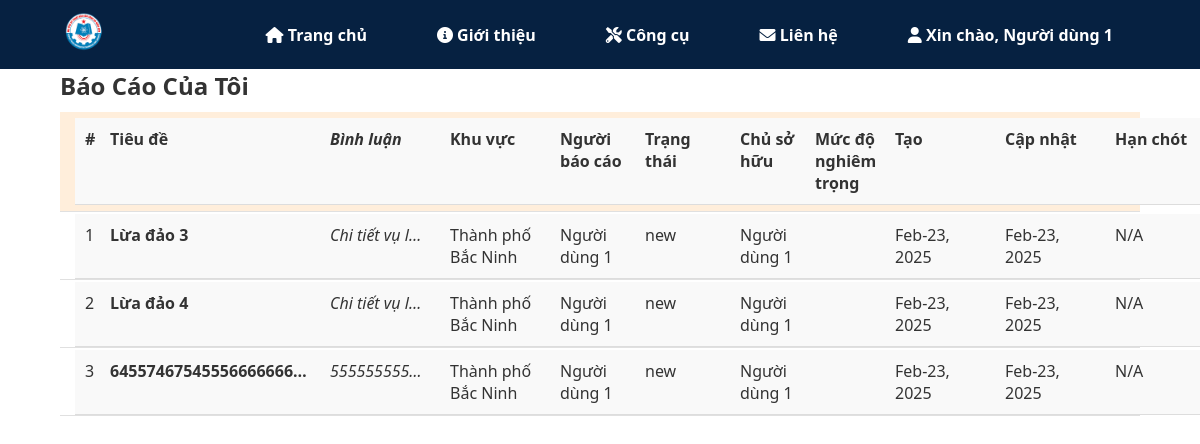
Before: /reports/my_reports (signed in) with the older database file.
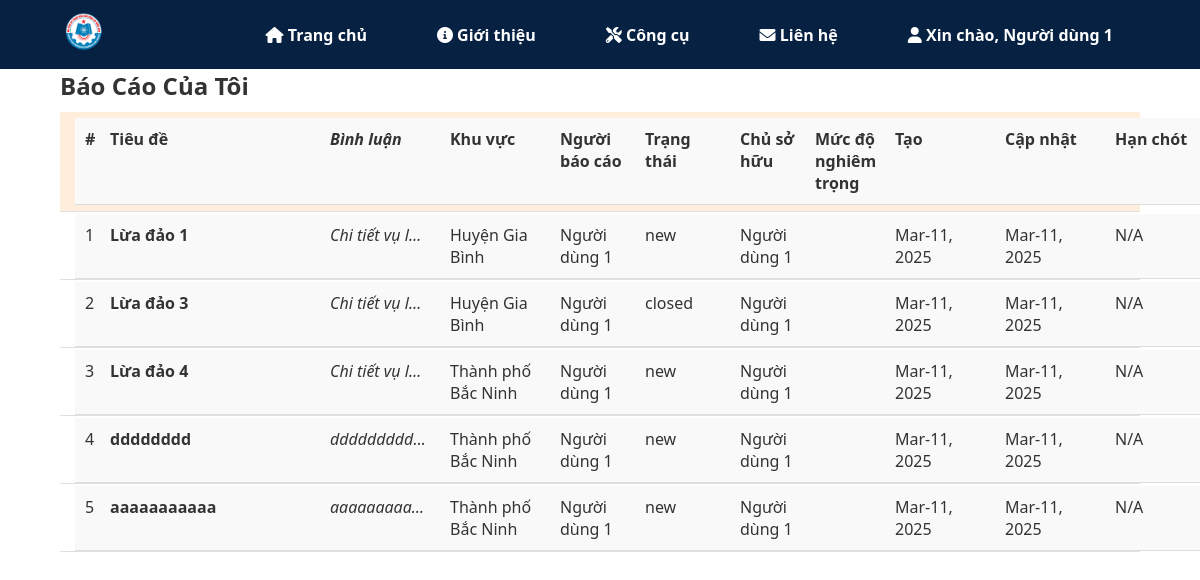
After: the same page with the newer database file.
### asrp/models.py (models this page shows, shortened)
class Report(db.Model):
    __tablename__ = 'reports'
    id = db.Column(db.Integer, primary_key=True)
    user_id = db.Column(db.Integer, db.ForeignKey('users.id'), nullable=False)
    area_id = db.Column(db.Integer, db.ForeignKey('areas.id'), nullable=False)
    title = db.Column(db.String(200), nullable=False)
    description = db.Column(db.Text, nullable=False)
    latitude = db.Column(db.Float, nullable=True)
    longitude = db.Column(db.Float, nullable=True)
    date_submitted = db.Column(db.DateTime, default=datetime.utcnow, nullable=False)
    status = db.Column(
        db.Enum('new', 'in_progress', 'closed', 'resolved'),
        default='new',
        nullable=False
    )
    assigned_officer_id = db.Column(db.Integer, db.ForeignKey('users.id'), nullable=True)
    created_at = db.Column(db.DateTime, default=datetime.utcnow, nullable=False)
    updated_at = db.Column(
        db.DateTime,
        default=datetime.utcnow,
        onupdate=datetime.utcnow,
        nullable=False
    )
    user = relationship('User', foreign_keys=[user_id], back_populates='reports')
    assigned_officer = db.relationship('User', foreign_keys=[assigned_officer_id])
    area = db.relationship(
        'Area',
        backref='reports',
        lazy='joined'
    )
    attachments = db.relationship('Attachment', backref='report', lazy='select')

class Area(db.Model):
    __tablename__ = 'areas'
    id = db.Column(db.Integer, primary_key=True)
    name = db.Column(db.String(150), nullable=False)
    description = db.Column(db.Text, nullable=True)

class User(UserMixin, db.Model):
    __tablename__ = 'users'
    id = db.Column(db.Integer, primary_key=True)
    username = db.Column(db.String(64), index=True, unique=True)
    email = db.Column(db.String(120), index=True, unique=True)
    password_hash = db.Column(db.String(128))
    full_name = db.Column(db.String(150), nullable=False)
    phone_number = db.Column(db.String(20), nullable=False)
    role = db.Column(
        db.Enum('user', 'police_officer', 'admin'),
        default='user',
        nullable=False
    )
    unit_id = db.Column(db.Integer, db.ForeignKey('units.id'), nullable=True)
    date_joined = db.Column(db.DateTime, default=datetime.utcnow, nullable=False)
    is_active = db.Column(db.Boolean, default=True, nullable=False)
    personal_photo = db.Column(db.String(200), nullable=True)
    id_card_photo = db.Column(db.String(200), nullable=True)
    additional_info = db.Column(db.Text, nullable=True)
    verification_status = db.Column(
        db.Enum('pending', 'verified', 'rejected'),
        default='pending',
        nullable=False
    )
    reports = relationship('Report', foreign_keys='Report.user_id', back_populates='user')
    unit = db.relationship('Unit', backref='members', lazy='joined')
    authored_contents = db.relationship('Content', backref='author', lazy='dynamic')

### asrp/blueprints/report/routes.py (the view)
@report_bp.route('/my_reports', methods=['GET'])
@login_required
def my_reports():
    user_reports = Report.query.filter_by(user_id=current_user.id).all()
    return render_template('report/my_reports.html', reports=user_reports)

### asrp/templates/report/my_reports.html
{% extends "base.html" %}
{% block content %}
<div class="container mt-5">
    <h2 class="text-center mb-4">Báo Cáo Của Tôi</h2>
    <div class="container-fluid statistics-table" style="margin-top: 10px">
        <div class="table-row header">
            <div class="column index">#</div>
            <div class="wrapper attributes">
                <div class="wrapper title-comment-module-reporter">
                    <div class="wrapper title-comment">
                        <div class="column title">Tiêu đề</div>
                        <div class="column comment">Bình luận</div>
                    </div>
                    <div class="wrapper module-reporter">
                        <div class="column module">Khu vực</div>
                        <div class="column reporter">Người báo cáo</div>
                    </div>
                </div>
                <div class="wrapper status-owner-severity">
                    <div class="wrapper status-owner">
                        <div class="column status">Trạng thái</div>
                        <div class="column owner">Chủ sở hữu</div>
                    </div>
                    <div class="column severity">Mức độ nghiêm trọng</div>
                </div>
            </div>
            <div class="wrapper dates">
                <div class="column date">Tạo</div>
                <div class="column date">Cập nhật</div>
                <div class="column date">Hạn chót</div>
            </div>
        </div>
        {% for report in reports %}
        <div class="table-row">
            <div class="column index">{{ loop.index }}</div>
            <div class="wrapper attributes">
                <div class="wrapper title-comment-module-reporter">
                    <div class="wrapper title-comment">
                        <div class="column title">{{ report.title }}</div>
                        <div class="column comment">{{ report.description }}</div>
                    </div>
                    <div class="wrapper module-reporter">
                        <div class="column module">{{ report.area.name }}</div>
                        <div class="column reporter">{{ report.user.full_name }}</div>
                    </div>
                </div>
                <div class="wrapper status-owner-severity">
                    <div class="wrapper status-owner">
                        <div class="column status"><span class="label label-primary">{{ report.status }}</span></div>
                        <div class="column owner">{{ report.user.full_name }}</div>
                    </div>
                    <div class="column severity">{{ report.severity }}</div>
                </div>
            </div>
            <div class="wrapper dates">
                <div class="column date">{{ report.date_submitted.strftime('%b-%d, %Y') }}</div>
                <div class="column date">{{ report.updated_at.strftime('%b-%d, %Y') }}</div>
                <div class="column date">{{ report.due_date.strftime('%b-%d, %Y') if report.due_date else 'N/A' }}</div>
            </div>
        </div>
        {% endfor %}
    </div>
</div>
{% endblock %}

Changed rows visible on the page:
removed Report: title "64557467545556666666…", description "555555555…", area.name "Thành phố Bắc Ninh", user.full_name "Người dùng 1", status "new", date_submitted "Feb-23, 2025", updated_at "Feb-23, 2025", due_date "N/A"
now on this page (row edited): Report: title "Lừa đảo 1", description "Chi tiết vụ l…", area.name "Huyện Gia Bình", user.full_name "Người dùng 1", status "new", date_submitted "Mar-11, 2025", updated_at "Mar-11, 2025", due_date "N/A"
changed Report "Lừa đảo 3": area.name "Thành phố Bắc Ninh" → "Huyện Gia Bình"; status "new" → "closed"; date_submitted "Feb-23, 2025" → "Mar-11, 2025"; updated_at "Feb-23, 2025" → "Mar-11, 2025"
changed Report "Lừa đảo 4": date_submitted "Feb-23, 2025" → "Mar-11, 2025"; updated_at "Feb-23, 2025" → "Mar-11, 2025"
now on this page (row edited): Report: title "dddddddd", description "ddddddddd…", area.name "Thành phố Bắc Ninh", user.full_name "Người dùng 1", status "new", date_submitted "Mar-11, 2025", updated_at "Mar-11, 2025", due_date "N/A"
now on this page (row edited): Report: title "aaaaaaaaaaa", description "aaaaaaaaa…", area.name "Thành phố Bắc Ninh", user.full_name "Người dùng 1", status "new", date_submitted "Mar-11, 2025", updated_at "Mar-11, 2025", due_date "N/A"
